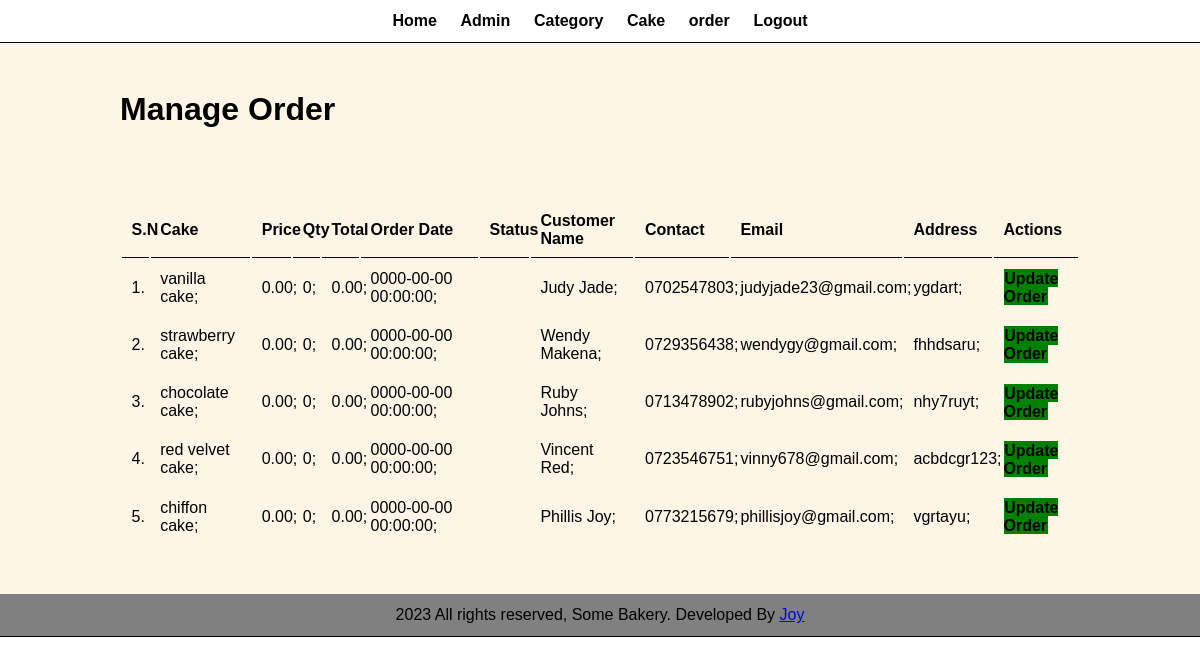
The app's page /admin/manage-order.php (signed in) with its own data.
### tables this page shows
CREATE TABLE tbl_order (
  id INT PRIMARY KEY,
  cake VARCHAR(255) NOT NULL,
  price DECIMAL(10,2) NOT NULL,
  qty INT NOT NULL,
  total DECIMAL(10,2) NOT NULL,
  order_date DATETIME NOT NULL,
  status varchar(50),
  customer_name VARCHAR(255) NOT NULL,
  customer_contact VARCHAR(15) NOT NULL,
  customer_email VARCHAR(255) NOT NULL,
  customer_address TEXT NOT NULL
);

### admin/manage-order.php (the view, shortened to what this page needs)
<?php include('partials/menu.php'); ?>
<div class="main-content">
    <div class="wrapper">
        <h1>Manage Order</h1>
        <br> <br>
        <br><br>
        <table class="tbl-full">
            <tr>
                <th>S.N</th>
                <th>Cake</th>
                <th>Price</th>
                <th>Qty</th>
                <th>Total</th>
                <th>Order Date</th>
                <th>Status</th>
                <th>Customer Name</th>
                <th>Contact</th>
                <th>Email</th>
                <th>Address</th>
                <th>Actions</th>
            </tr>
            <?php
        $sql = "SELECT * FROM tbl_order ORDER BY id DESC";
        $res = mysqli_query($conn, $sql);
        $count=mysqli_num_rows($res);
        $sn=1;
        if($count>0)
        {
            while($row=mysqli_fetch_assoc($res))
            {
                $id=$row['id'];
                $cake=$row['cake'];
                $price=$row['price'];
                $qty=$row['qty'];
                $total=$row['total'];
                $order_date=$row['order_date'];
                $customer_name=$row['customer_name'];
                $customer_contact=$row['customer_contact'];
                $customer_email=$row['customer_email'];
                $customer_address=$row['customer_address'];
                ?>
                            <tr>
                                <td><?php echo $sn++; ?>.</td>
                                <td><?php echo $cake ?>;</td>
                                <td><?php echo $price ?>;</td>
                                <td><?php echo $qty ?>;</td>
                                <td><?php echo $total ?>;</td>
                                <td><?php echo $order_date ?>;</td>
                                <td>
                                    </td>
                                <td><?php echo $customer_name ?>;</td>
                                <td><?php echo $customer_contact ?>;</td>
                                <td><?php echo $customer_email ?>;</td>
                                <td><?php echo $customer_address ?>;</td>
                        <td>
                        <a href="<?php echo SITEURL; ?>admin/update-order.php?id=<?php echo $id; ?>" class="btn-primary">Update Order</a>
                        </td>
                    </tr>
                <?php
            }
        }
        else
        {
            echo "<tr><td colspan='12' class='error'>Orders not available</td></tr>";
        }
    ?>
</table>
         </div>
        </div>
<?php include('partials/footer.php'); ?>

### admin/partials/menu.php (shortened to what this page needs)
<html>
    <head>
        <link rel="stylesheet" href="../css/admin.css">
    </head>
    <body>
        <div class="menu text-center">
            <div class="wrapper">
                <ul>
                    <li><a href="index.php">Home</a></li>
                    <li><a href="manage-admin.php">Admin</a></li>
                    <li><a href="manage-category.php">Category</a></li>
                    <li><a href="manage-cake.php">Cake</a></li>
                    <li><a href="manage-order.php">order</a></li>
                    <li><a href="logout.php">Logout</a></li>
                </ul>
            </div>
        </div>

### admin/partials/footer.php
<div class="footer">
        <div class="menu">
            <div class="wrapper">
            <p class="text-center">2023 All rights reserved, Some Bakery. Developed By <a href="#">Joy</a></p>
            </div>
        </div>
    </body>
</html>

### css/admin.css (style rules this page uses)
* { margin: 0; padding: 0; font-family: Arial, Helvetica, sans-serif; }
.wrapper { padding: 1%; width: 80%; margin: 0 auto; }
.text-center { text-align: center; }
.tbl-full { width: 100%; }
table tr th { border-bottom: 1px solid black; padding: 1%; text-align: left; }
table tr td { padding: 1%; }
.btn-primary { background-color: green; padding: 1%; color: black; text-decoration: none; font-weight: bold; }
.menu { border-bottom: 1px solid; }
.menu ul { list-style-type: none; }
.menu ul li { display: inline; padding: 1%; }
.menu ul li a { text-decoration: none; font-weight: bold; color: black; }
.main-content { background-color: oldlace; padding: 3% 0; }
.footer { background-color: grey; }

### records on screen
tbl_order: cake "vanilla cake", price "0.00", qty "0", total "0.00", order_date "0000-00-00 00:00:00", customer_name "Judy Jade", customer_contact "0702547803", customer_email "judyjade23@gmail.com", customer_address "ygdart"
tbl_order: cake "strawberry cake", price "0.00", qty "0", total "0.00", order_date "0000-00-00 00:00:00", customer_name "Wendy Makena", customer_contact "0729356438", customer_email "wendygy@gmail.com", customer_address "fhhdsaru"
tbl_order: cake "chocolate cake", price "0.00", qty "0", total "0.00", order_date "0000-00-00 00:00:00", customer_name "Ruby Johns", customer_contact "0713478902", customer_email "rubyjohns@gmail.com", customer_address "nhy7ruyt"
tbl_order: cake "red velvet cake", price "0.00", qty "0", total "0.00", order_date "0000-00-00 00:00:00", customer_name "Vincent Red", customer_contact "0723546751", customer_email "vinny678@gmail.com", customer_address "acbdcgr123"
tbl_order: cake "chiffon cake", price "0.00", qty "0", total "0.00", order_date "0000-00-00 00:00:00", customer_name "Phillis Joy", customer_contact "0773215679", customer_email "phillisjoy@gmail.com", customer_address "vgrtayu"
